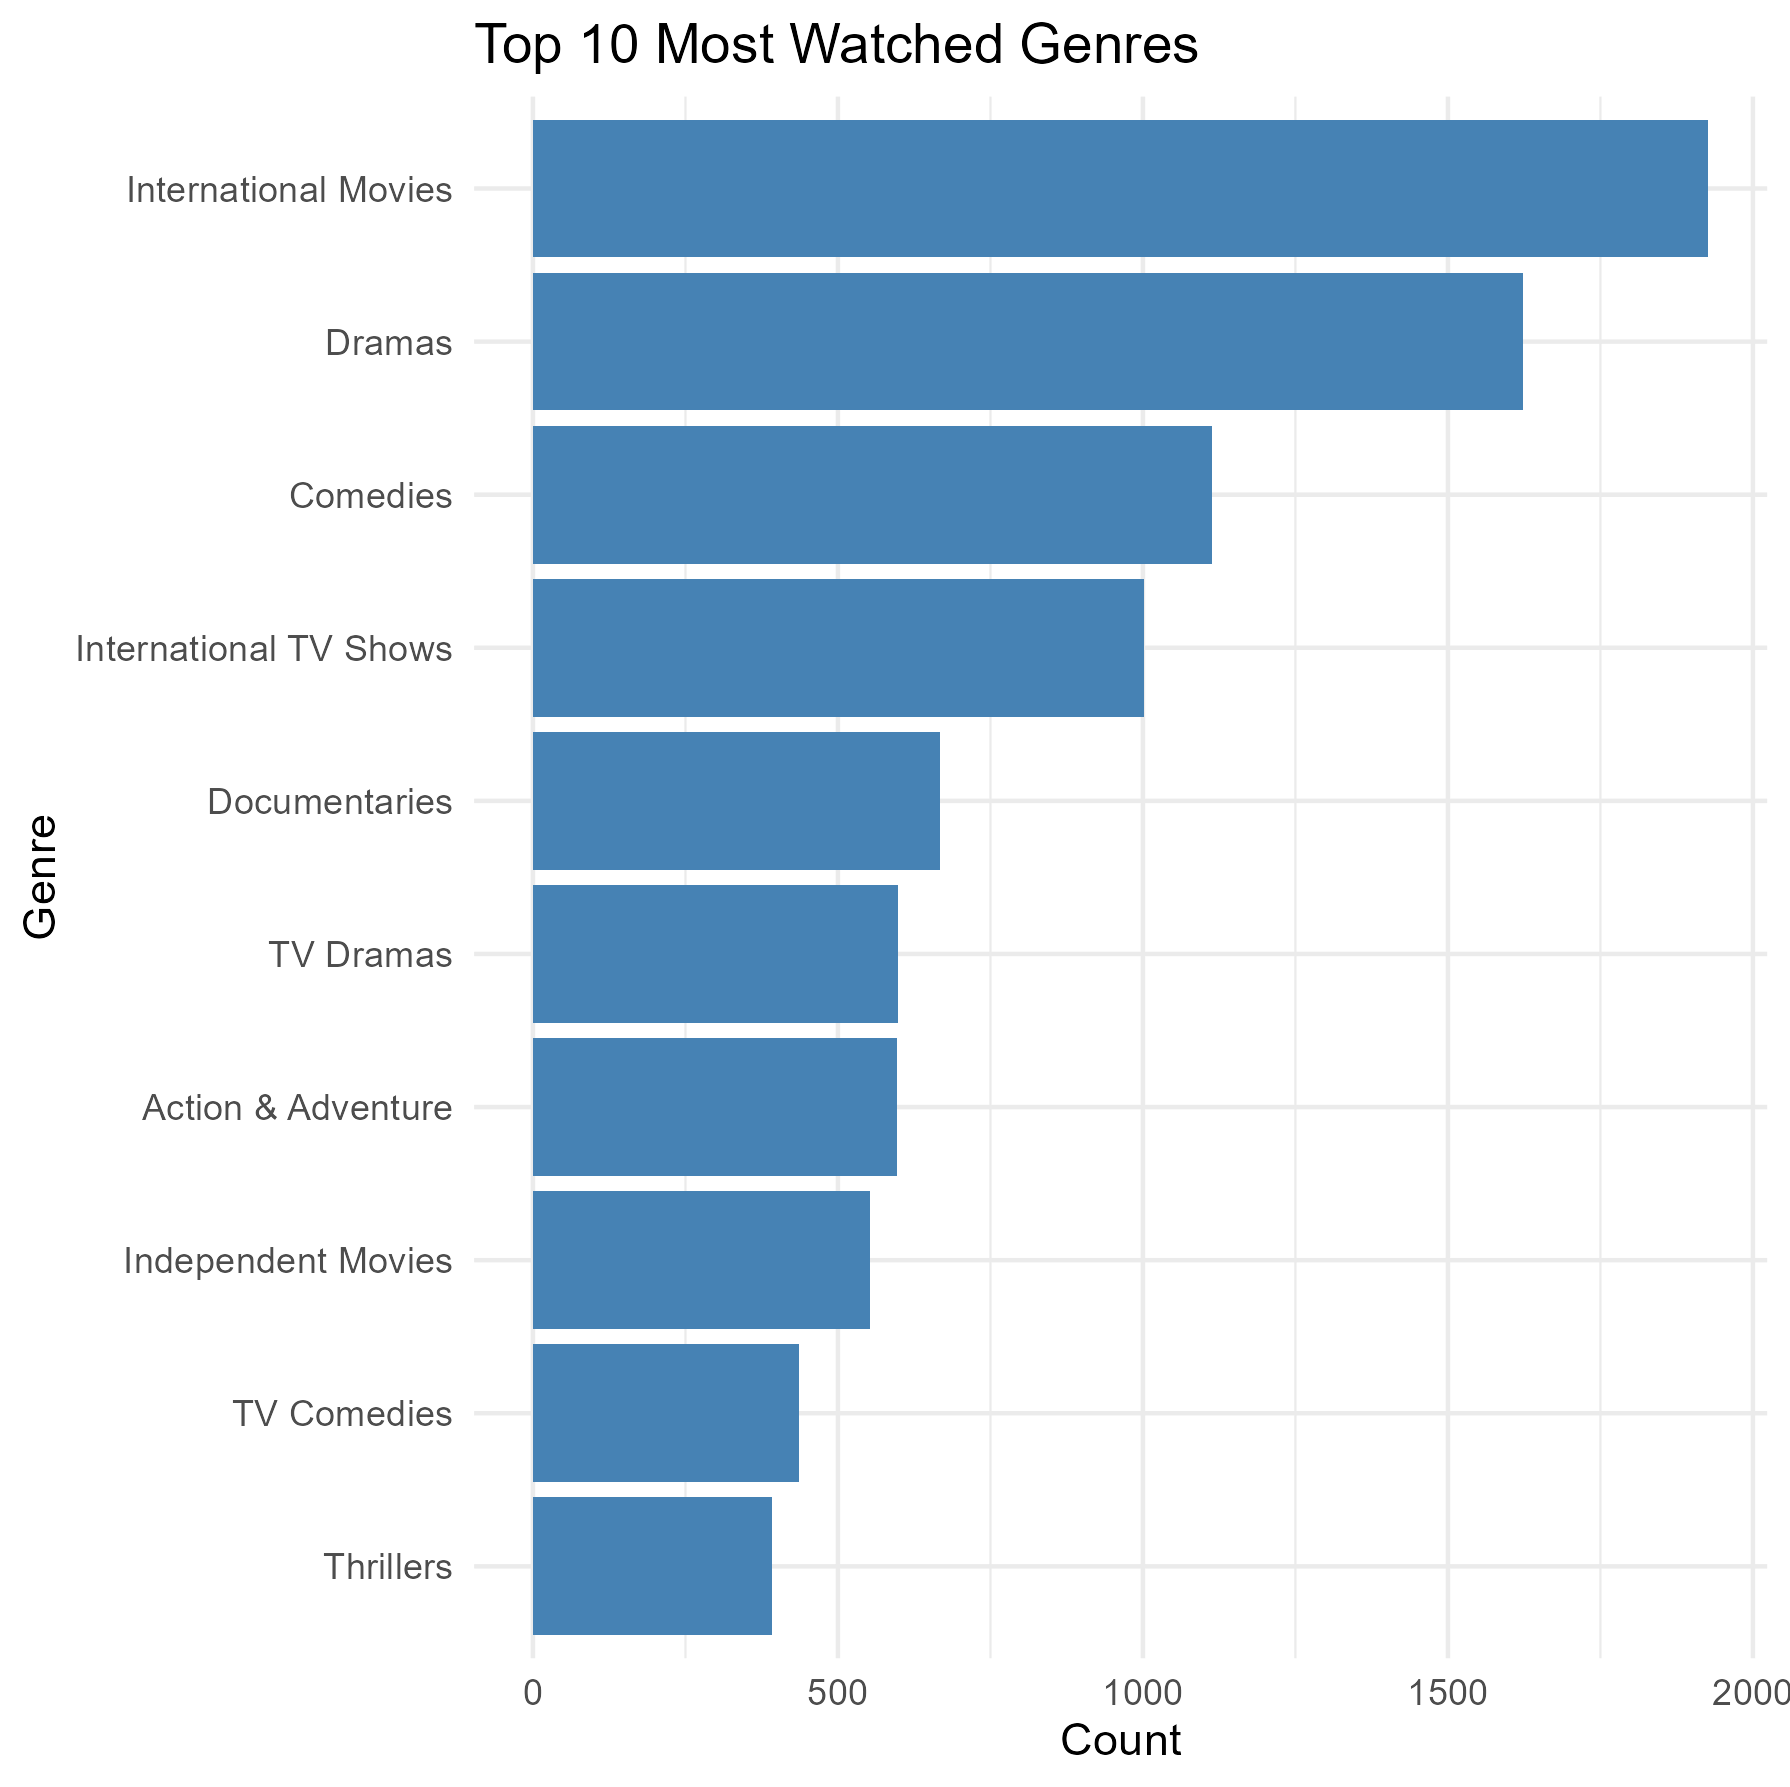

Generate this figure with R:
# Load necessary libraries
library(tidyverse)  # Includes ggplot2, dplyr, tidyr, readr

# Load the dataset directly from your Desktop path
df <- read_csv("C:/Users/user/Desktop/Module 4/Netflix_shows_movies.csv")

# Split 'listed_in' column into multiple rows
genre_df <- df %>%
  separate_rows(listed_in, sep = ", ") %>%
  count(listed_in, name = "Count", sort = TRUE)

# Select top 10 most common genres
top_genres <- genre_df %>%
  slice_max(order_by = Count, n = 10)

# Plot top genres
ggplot(top_genres, aes(x = Count, y = reorder(listed_in, Count))) +
  geom_bar(stat = "identity", fill = "steelblue") +
  labs(
    title = "Top 10 Most Watched Genres",
    x = "Count",
    y = "Genre"
  ) +
  theme_minimal()

# Save the chart to the Desktop (optional)
ggsave("C:/Users/user/Desktop/Module 4/genre_plot.png")
install.packages("tidyverse")   # This includes ggplot2, dplyr, readr, tidyr, etc.
library(tidyverse)
df <- read_csv("C:/Users/user/Desktop/Module 4/Netflix_shows_movies.csv")
# Split 'listed_in' into multiple rows and count
genre_df <- df %>%
  separate_rows(listed_in, sep = ", ") %>%
  count(listed_in, name = "Count", sort = TRUE)

# Select top 10 genres
top_genres <- genre_df %>%
  slice_max(order_by = Count, n = 10)

# Split 'listed_in' into multiple rows and count
genre_df <- df %>%
  separate_rows(listed_in, sep = ", ") %>%
  count(listed_in, name = "Count", sort = TRUE)

# Select top 10 genres
top_genres <- genre_df %>%
  slice_max(order_by = Count, n = 10)



ggplot(top_genres, aes(x = Count, y = reorder(listed_in, Count))) +
  geom_bar(stat = "identity", fill = "steelblue") +
  labs(
    title = "Top 10 Most Watched Genres",
    x = "Count",
    y = "Genre"
  ) +
  theme_minimal()




